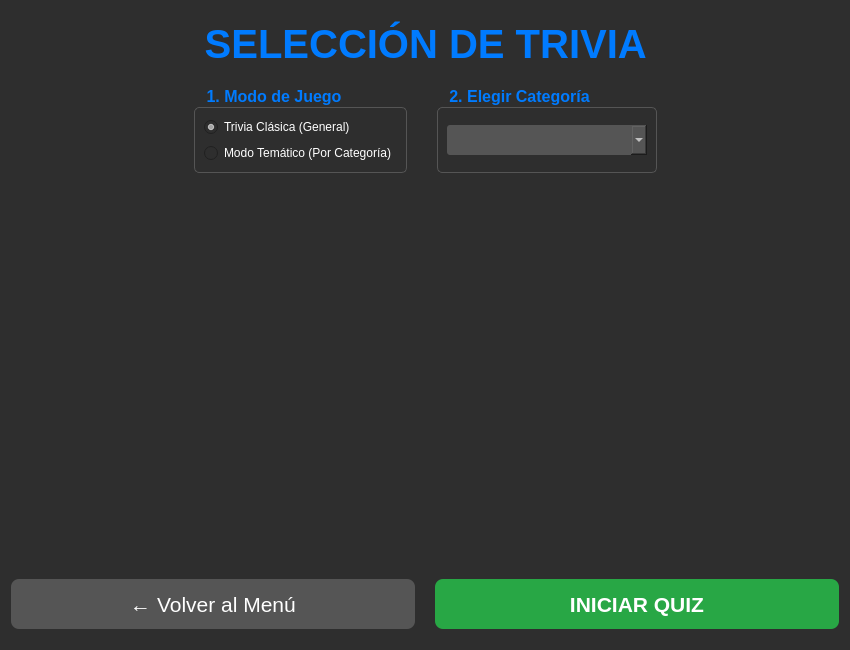
<?xml version="1.0" encoding="UTF-8"?>
<ui version="4.0">
 <class>ModeSelectionView</class>
 <widget class="QWidget" name="ModeSelectionView">
  <property name="geometry">
   <rect>
    <x>0</x>
    <y>0</y>
    <width>850</width>
    <height>650</height>
   </rect>
  </property>
  <property name="windowTitle">
   <string>Selección de Quiz</string>
  </property>
  <property name="styleSheet">
   <string>QWidget {
	background-color: #2e2e2e;
	color: white;
}
/* Estilo para los GroupBox (contenedores de modo y categoría) */
QGroupBox {
    border: 1px solid #555555;
    border-radius: 5px;
    margin-top: 20px;
    font-size: 16px;
    font-weight: bold;
    color: white;
}
QGroupBox::title {
    subcontrol-origin: margin;
    subcontrol-position: top left;
    padding: 0 10px;
    color: #007bff;
}</string>
  </property>
  <layout class="QVBoxLayout" name="verticalLayout">
   <property name="spacing">
    <number>20</number>
   </property>
   <item>
    <widget class="QLabel" name="lbl_main_title">
     <property name="minimumSize">
      <size>
       <width>0</width>
       <height>50</height>
      </size>
     </property>
     <property name="font">
      <font>
       <pointsize>30</pointsize>
       <bold>true</bold>
      </font>
     </property>
     <property name="styleSheet">
      <string>color: #007bff; margin-top: 10px;</string>
     </property>
     <property name="text">
      <string> SELECCIÓN DE TRIVIA </string>
     </property>
     <property name="alignment">
      <set>Qt::AlignCenter</set>
     </property>
    </widget>
   </item>
   <item>
    <layout class="QHBoxLayout" name="selection_layout">
     <property name="spacing">
      <number>30</number>
     </property>
     <item>
      <spacer name="horizontalSpacer_left">
       <property name="orientation">
        <enum>Qt::Horizontal</enum>
       </property>
       <property name="sizeHint" stdset="0">
        <size>
         <width>40</width>
         <height>20</height>
        </size>
       </property>
      </spacer>
     </item>
     <item>
      <widget class="QGroupBox" name="mode_group">
       <property name="title">
        <string>1. Modo de Juego</string>
       </property>
       <layout class="QVBoxLayout" name="verticalLayout_2">
        <item>
         <widget class="QRadioButton" name="rb_clasica">
          <property name="objectName">
           <string>rb_clasica</string>
          </property>
          <property name="text">
           <string>Trivia Clásica (General)</string>
          </property>
          <property name="checked">
           <bool>true</bool>
          </property>
         </widget>
        </item>
        <item>
         <widget class="QRadioButton" name="rb_tematica">
          <property name="objectName">
           <string>rb_tematica</string>
          </property>
          <property name="text">
           <string>Modo Temático (Por Categoría)</string>
          </property>
         </widget>
        </item>
       </layout>
      </widget>
     </item>
     <item>
      <widget class="QGroupBox" name="category_group">
       <property name="title">
        <string>2. Elegir Categoría</string>
       </property>
       <layout class="QVBoxLayout" name="verticalLayout_3">
        <item>
         <widget class="QComboBox" name="cmb_category">
          <property name="objectName">
           <string>cmb_category</string>
          </property>
          <property name="minimumSize">
           <size>
            <width>200</width>
            <height>30</height>
           </size>
          </property>
          <property name="styleSheet">
           <string>QComboBox { 
    background-color: #555555; 
    color: white; 
    padding: 5px; 
    border-radius: 3px; 
} 
QComboBox QAbstractItemView { 
    background-color: #555555; 
    color: white; 
}</string>
          </property>
         </widget>
        </item>
       </layout>
      </widget>
     </item>
     <item>
      <spacer name="horizontalSpacer_right">
       <property name="orientation">
        <enum>Qt::Horizontal</enum>
       </property>
       <property name="sizeHint" stdset="0">
        <size>
         <width>40</width>
         <height>20</height>
        </size>
       </property>
      </spacer>
     </item>
    </layout>
   </item>
   <item>
    <spacer name="verticalSpacer_bottom_fill">
     <property name="orientation">
      <enum>Qt::Vertical</enum>
     </property>
     <property name="sizeHint" stdset="0">
      <size>
       <width>20</width>
       <height>190</height>
      </size>
     </property>
    </spacer>
   </item>
   <item>
    <layout class="QHBoxLayout" name="controls_layout">
     <property name="spacing">
      <number>20</number>
     </property>
     <property name="topMargin">
      <number>20</number>
     </property>
     <property name="bottomMargin">
      <number>10</number>
     </property>
     <item>
      <widget class="QPushButton" name="btn_back">
       <property name="objectName">
        <string>btn_back</string>
       </property>
       <property name="minimumSize">
        <size>
         <width>200</width>
         <height>50</height>
        </size>
       </property>
       <property name="font">
        <font>
         <pointsize>16</pointsize>
        </font>
       </property>
       <property name="styleSheet">
        <string>background-color: #555555; color: white; border-radius: 8px;</string>
       </property>
       <property name="text">
        <string>← Volver al Menú</string>
       </property>
      </widget>
     </item>
     <item>
      <widget class="QPushButton" name="btn_start_quiz">
       <property name="objectName">
        <string>btn_start_quiz</string>
       </property>
       <property name="minimumSize">
        <size>
         <width>200</width>
         <height>50</height>
        </size>
       </property>
       <property name="font">
        <font>
         <pointsize>16</pointsize>
         <bold>true</bold>
        </font>
       </property>
       <property name="styleSheet">
        <string>background-color: #28a745; color: white; border-radius: 8px;</string>
       </property>
       <property name="text">
        <string>INICIAR QUIZ</string>
       </property>
      </widget>
     </item>
    </layout>
   </item>
  </layout>
 </widget>
 <resources/>
 <connections/>
</ui>
